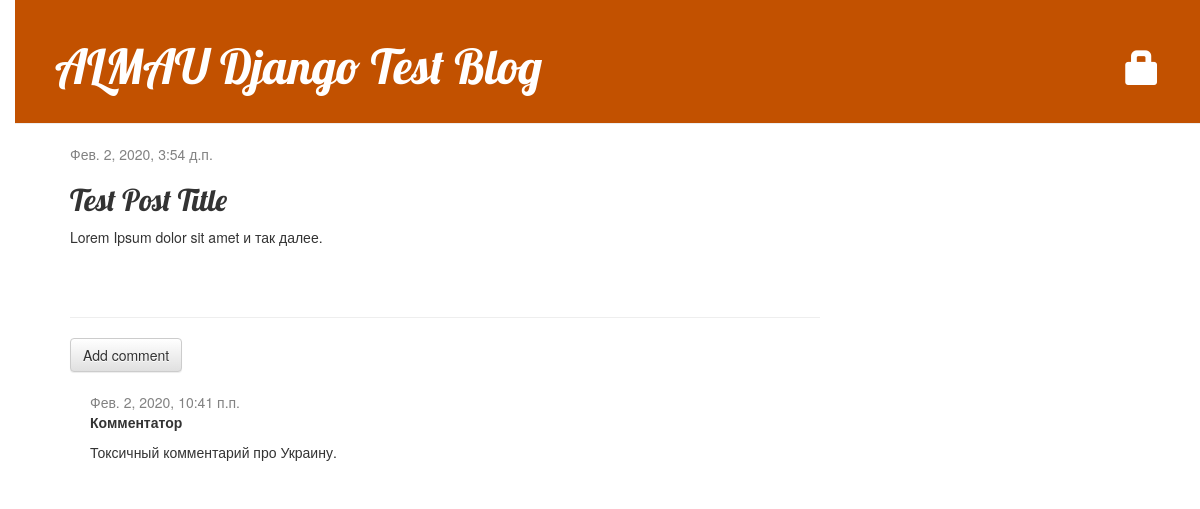
Page /blog/post/1/ on the committed database.
### blog/models.py (models this page shows, shortened)
class Post(models.Model):
    author = models.ForeignKey(settings.AUTH_USER_MODEL, on_delete=models.CASCADE)
    title = models.CharField(max_length=200)
    text = models.TextField()
    created_date = models.DateTimeField(default=timezone.now)
    published_date = models.DateTimeField(blank=True, null=True)

class Comment(models.Model):
    post = models.ForeignKey('blog.Post', on_delete=models.CASCADE, related_name='comments')
    author = models.CharField(max_length=200)
    text = models.TextField()
    created_date = models.DateTimeField(default=timezone.now)
    approved_comment = models.BooleanField(default=False)

### blog/views.py (the view)
# urls.py: path('post/<int:pk>/', views.post_detail, name='post_detail'),
def post_detail(request, pk):
    post = get_object_or_404(Post, pk=pk)
    return render(request, 'blog/post_detail.html', {'post': post})

### blog/templates/blog/post_detail.html (shortened to what this page needs)
{% extends 'blog/base.html' %}
{% block content %}
    <div class="post">
        {% if post.published_date %}
			<div class="date">
			{{ post.published_date }}
			</div>
		{% else %}
			<a class="btn btn-default" href="{% url 'blog:post_publish' pk=post.pk %}">Publish</a>
		{% endif %}
		<h2>{{ post.title }}</h2>
        <p>{{ post.text|linebreaksbr }}</p>
    </div>
	<hr>
	<a class="btn btn-default" href="{% url 'blog:add_comment_to_post' pk=post.pk %}">Add comment</a>
	{% for comment in post.comments.all %}
		{% if user.is_authenticated or comment.approved_comment %}
		<div class="comment">
			<div class="date">
				{{ comment.created_date }}
			</div>
			<strong>{{ comment.author }}</strong>
			<p>{{ comment.text|linebreaks }}</p>
		</div>
		{% endif %}
	{% empty %}
		<p>No comments here yet :(</p>
	{% endfor %}
{% endblock %}

### blog/static/css/blog.css (style rules this page uses)
body { padding-left: 15px; }
h1, h2, h3, h4 { font-family: 'Lobster', cursive; }
.date { color: #828282; }
.post { margin-bottom: 70px; }
.comment { margin: 20px 0px 20px 20px; }

### rows in the picture
Post: published_date "Фев. 2, 2020, 3:54 д.п.", title "Test Post Title", text "Lorem Ipsum dolor sit amet и так далее."
Comment: created_date "Фев. 2, 2020, 10:41 п.п.", author "Комментатор", text "Токсичный комментарий про Украину."
